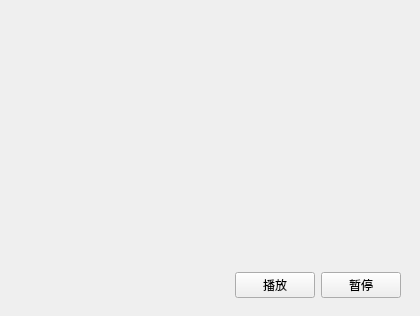
<?xml version="1.0" encoding="UTF-8"?>
<ui version="4.0">
 <class>Widget</class>
 <widget class="QWidget" name="Widget">
  <property name="geometry">
   <rect>
    <x>0</x>
    <y>0</y>
    <width>420</width>
    <height>316</height>
   </rect>
  </property>
  <property name="windowTitle">
   <string>Widget</string>
  </property>
  <widget class="QWidget" name="playFrame" native="true">
   <property name="geometry">
    <rect>
     <x>10</x>
     <y>10</y>
     <width>391</width>
     <height>251</height>
    </rect>
   </property>
  </widget>
  <widget class="QWidget" name="horizontalLayoutWidget">
   <property name="geometry">
    <rect>
     <x>10</x>
     <y>270</y>
     <width>391</width>
     <height>31</height>
    </rect>
   </property>
   <layout class="QHBoxLayout" name="horizontalLayout" stretch="3,1,1">
    <item>
     <widget class="QLabel" name="label">
      <property name="enabled">
       <bool>true</bool>
      </property>
      <property name="sizePolicy">
       <sizepolicy hsizetype="Preferred" vsizetype="Preferred">
        <horstretch>0</horstretch>
        <verstretch>0</verstretch>
       </sizepolicy>
      </property>
      <property name="sizeIncrement">
       <size>
        <width>0</width>
        <height>0</height>
       </size>
      </property>
      <property name="text">
       <string/>
      </property>
     </widget>
    </item>
    <item>
     <widget class="QPushButton" name="playButton">
      <property name="text">
       <string>播放</string>
      </property>
     </widget>
    </item>
    <item>
     <widget class="QPushButton" name="stopButton">
      <property name="text">
       <string>暂停</string>
      </property>
     </widget>
    </item>
   </layout>
  </widget>
 </widget>
 <resources/>
 <connections/>
</ui>
